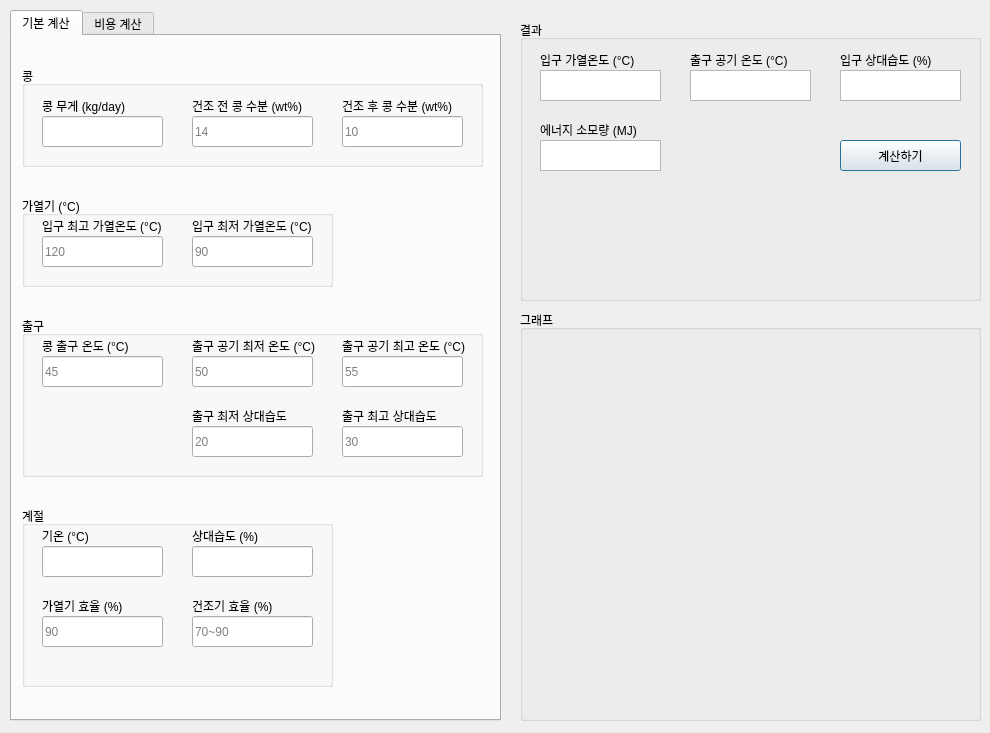
<?xml version="1.0" encoding="UTF-8"?>
<ui version="4.0">
 <class>Dialog</class>
 <widget class="QDialog" name="Dialog">
  <property name="geometry">
   <rect>
    <x>0</x>
    <y>0</y>
    <width>990</width>
    <height>733</height>
   </rect>
  </property>
  <property name="windowTitle">
   <string>Dialog</string>
  </property>
  <widget class="QTabWidget" name="tabWidget">
   <property name="enabled">
    <bool>true</bool>
   </property>
   <property name="geometry">
    <rect>
     <x>10</x>
     <y>10</y>
     <width>491</width>
     <height>711</height>
    </rect>
   </property>
   <property name="currentIndex">
    <number>0</number>
   </property>
   <widget class="QWidget" name="tab">
    <attribute name="title">
     <string>기본 계산</string>
    </attribute>
    <widget class="QGroupBox" name="groupBox">
     <property name="geometry">
      <rect>
       <x>10</x>
       <y>30</y>
       <width>461</width>
       <height>101</height>
      </rect>
     </property>
     <property name="title">
      <string>콩</string>
     </property>
     <widget class="QLabel" name="label">
      <property name="geometry">
       <rect>
        <x>20</x>
        <y>30</y>
        <width>111</width>
        <height>20</height>
       </rect>
      </property>
      <property name="text">
       <string>콩 무게 (kg/day)</string>
      </property>
     </widget>
     <widget class="QLabel" name="label_2">
      <property name="geometry">
       <rect>
        <x>170</x>
        <y>30</y>
        <width>141</width>
        <height>20</height>
       </rect>
      </property>
      <property name="text">
       <string>건조 전 콩 수분 (wt%)</string>
      </property>
     </widget>
     <widget class="QLabel" name="label_3">
      <property name="geometry">
       <rect>
        <x>320</x>
        <y>30</y>
        <width>131</width>
        <height>20</height>
       </rect>
      </property>
      <property name="text">
       <string>건조 후 콩 수분 (wt%)</string>
      </property>
     </widget>
     <widget class="QLineEdit" name="bean_W">
      <property name="geometry">
       <rect>
        <x>20</x>
        <y>50</y>
        <width>121</width>
        <height>31</height>
       </rect>
      </property>
     </widget>
     <widget class="QLineEdit" name="bean_h2oB">
      <property name="geometry">
       <rect>
        <x>170</x>
        <y>50</y>
        <width>121</width>
        <height>31</height>
       </rect>
      </property>
      <property name="placeholderText">
       <string>14</string>
      </property>
     </widget>
     <widget class="QLineEdit" name="bean_h2oA">
      <property name="geometry">
       <rect>
        <x>320</x>
        <y>50</y>
        <width>121</width>
        <height>31</height>
       </rect>
      </property>
      <property name="placeholderText">
       <string>10</string>
      </property>
     </widget>
    </widget>
    <widget class="QGroupBox" name="groupBox_2">
     <property name="geometry">
      <rect>
       <x>10</x>
       <y>160</y>
       <width>311</width>
       <height>91</height>
      </rect>
     </property>
     <property name="title">
      <string>가열기 (°C)</string>
     </property>
     <widget class="QLabel" name="label_4">
      <property name="geometry">
       <rect>
        <x>20</x>
        <y>20</y>
        <width>141</width>
        <height>20</height>
       </rect>
      </property>
      <property name="text">
       <string>입구 최고 가열온도 (°C)</string>
      </property>
     </widget>
     <widget class="QLabel" name="label_5">
      <property name="geometry">
       <rect>
        <x>170</x>
        <y>20</y>
        <width>141</width>
        <height>20</height>
       </rect>
      </property>
      <property name="text">
       <string>입구 최저 가열온도 (°C)</string>
      </property>
     </widget>
     <widget class="QLineEdit" name="heater_Max">
      <property name="geometry">
       <rect>
        <x>20</x>
        <y>40</y>
        <width>121</width>
        <height>31</height>
       </rect>
      </property>
      <property name="text">
       <string/>
      </property>
      <property name="placeholderText">
       <string>120</string>
      </property>
     </widget>
     <widget class="QLineEdit" name="heater_Min">
      <property name="geometry">
       <rect>
        <x>170</x>
        <y>40</y>
        <width>121</width>
        <height>31</height>
       </rect>
      </property>
      <property name="text">
       <string/>
      </property>
      <property name="placeholderText">
       <string>90</string>
      </property>
     </widget>
    </widget>
    <widget class="QGroupBox" name="groupBox_3">
     <property name="geometry">
      <rect>
       <x>10</x>
       <y>280</y>
       <width>461</width>
       <height>161</height>
      </rect>
     </property>
     <property name="title">
      <string>출구</string>
     </property>
     <widget class="QLabel" name="label_6">
      <property name="geometry">
       <rect>
        <x>20</x>
        <y>20</y>
        <width>111</width>
        <height>20</height>
       </rect>
      </property>
      <property name="text">
       <string>콩 출구 온도 (°C)</string>
      </property>
     </widget>
     <widget class="QLabel" name="label_7">
      <property name="geometry">
       <rect>
        <x>170</x>
        <y>20</y>
        <width>141</width>
        <height>20</height>
       </rect>
      </property>
      <property name="text">
       <string>출구 공기 최저 온도 (°C)</string>
      </property>
     </widget>
     <widget class="QLabel" name="label_8">
      <property name="geometry">
       <rect>
        <x>170</x>
        <y>90</y>
        <width>111</width>
        <height>20</height>
       </rect>
      </property>
      <property name="text">
       <string>출구 최저 상대습도</string>
      </property>
     </widget>
     <widget class="QLabel" name="label_9">
      <property name="geometry">
       <rect>
        <x>320</x>
        <y>20</y>
        <width>141</width>
        <height>20</height>
       </rect>
      </property>
      <property name="text">
       <string>출구 공기 최고 온도 (°C)</string>
      </property>
     </widget>
     <widget class="QLabel" name="label_10">
      <property name="geometry">
       <rect>
        <x>320</x>
        <y>90</y>
        <width>111</width>
        <height>20</height>
       </rect>
      </property>
      <property name="text">
       <string>출구 최고 상대습도</string>
      </property>
     </widget>
     <widget class="QLineEdit" name="beanOutT">
      <property name="geometry">
       <rect>
        <x>20</x>
        <y>40</y>
        <width>121</width>
        <height>31</height>
       </rect>
      </property>
      <property name="text">
       <string/>
      </property>
      <property name="placeholderText">
       <string>45</string>
      </property>
     </widget>
     <widget class="QLineEdit" name="objT_min">
      <property name="geometry">
       <rect>
        <x>170</x>
        <y>40</y>
        <width>121</width>
        <height>31</height>
       </rect>
      </property>
      <property name="text">
       <string/>
      </property>
      <property name="placeholderText">
       <string>50</string>
      </property>
     </widget>
     <widget class="QLineEdit" name="objT_max">
      <property name="geometry">
       <rect>
        <x>320</x>
        <y>40</y>
        <width>121</width>
        <height>31</height>
       </rect>
      </property>
      <property name="text">
       <string/>
      </property>
      <property name="placeholderText">
       <string>55</string>
      </property>
     </widget>
     <widget class="QLineEdit" name="objRH_min">
      <property name="geometry">
       <rect>
        <x>170</x>
        <y>110</y>
        <width>121</width>
        <height>31</height>
       </rect>
      </property>
      <property name="text">
       <string/>
      </property>
      <property name="placeholderText">
       <string>20</string>
      </property>
     </widget>
     <widget class="QLineEdit" name="objRH_max">
      <property name="geometry">
       <rect>
        <x>320</x>
        <y>110</y>
        <width>121</width>
        <height>31</height>
       </rect>
      </property>
      <property name="text">
       <string/>
      </property>
      <property name="placeholderText">
       <string>30</string>
      </property>
     </widget>
    </widget>
    <widget class="QGroupBox" name="groupBox_4">
     <property name="geometry">
      <rect>
       <x>10</x>
       <y>470</y>
       <width>311</width>
       <height>181</height>
      </rect>
     </property>
     <property name="title">
      <string>계절</string>
     </property>
     <widget class="QLabel" name="label_11">
      <property name="geometry">
       <rect>
        <x>20</x>
        <y>20</y>
        <width>111</width>
        <height>20</height>
       </rect>
      </property>
      <property name="text">
       <string>기온 (°C)</string>
      </property>
     </widget>
     <widget class="QLabel" name="label_12">
      <property name="geometry">
       <rect>
        <x>170</x>
        <y>20</y>
        <width>111</width>
        <height>20</height>
       </rect>
      </property>
      <property name="text">
       <string>상대습도 (%)</string>
      </property>
     </widget>
     <widget class="QLabel" name="label_13">
      <property name="geometry">
       <rect>
        <x>170</x>
        <y>90</y>
        <width>111</width>
        <height>20</height>
       </rect>
      </property>
      <property name="text">
       <string>건조기 효율 (%)</string>
      </property>
     </widget>
     <widget class="QLabel" name="label_14">
      <property name="geometry">
       <rect>
        <x>20</x>
        <y>90</y>
        <width>111</width>
        <height>20</height>
       </rect>
      </property>
      <property name="text">
       <string>가열기 효율 (%)</string>
      </property>
     </widget>
     <widget class="QLineEdit" name="heaterEff">
      <property name="geometry">
       <rect>
        <x>20</x>
        <y>110</y>
        <width>121</width>
        <height>31</height>
       </rect>
      </property>
      <property name="text">
       <string/>
      </property>
      <property name="placeholderText">
       <string>90</string>
      </property>
     </widget>
     <widget class="QLineEdit" name="dryerEff">
      <property name="geometry">
       <rect>
        <x>170</x>
        <y>110</y>
        <width>121</width>
        <height>31</height>
       </rect>
      </property>
      <property name="text">
       <string/>
      </property>
      <property name="placeholderText">
       <string>70~90</string>
      </property>
     </widget>
     <widget class="QLineEdit" name="seasonRH">
      <property name="geometry">
       <rect>
        <x>170</x>
        <y>40</y>
        <width>121</width>
        <height>31</height>
       </rect>
      </property>
      <property name="text">
       <string/>
      </property>
      <property name="placeholderText">
       <string/>
      </property>
     </widget>
     <widget class="QLineEdit" name="seasonT">
      <property name="geometry">
       <rect>
        <x>20</x>
        <y>40</y>
        <width>121</width>
        <height>31</height>
       </rect>
      </property>
      <property name="text">
       <string/>
      </property>
      <property name="placeholderText">
       <string/>
      </property>
     </widget>
    </widget>
   </widget>
   <widget class="QWidget" name="tab_2">
    <attribute name="title">
     <string>비용 계산</string>
    </attribute>
   </widget>
  </widget>
  <widget class="QGroupBox" name="groupBox_5">
   <property name="geometry">
    <rect>
     <x>520</x>
     <y>20</y>
     <width>461</width>
     <height>281</height>
    </rect>
   </property>
   <property name="title">
    <string>결과</string>
   </property>
   <widget class="QPushButton" name="pushButton">
    <property name="geometry">
     <rect>
      <x>320</x>
      <y>120</y>
      <width>121</width>
      <height>31</height>
     </rect>
    </property>
    <property name="text">
     <string>계산하기</string>
    </property>
   </widget>
   <widget class="QLabel" name="label_15">
    <property name="geometry">
     <rect>
      <x>20</x>
      <y>30</y>
      <width>141</width>
      <height>20</height>
     </rect>
    </property>
    <property name="text">
     <string>입구 가열온도 (°C)</string>
    </property>
   </widget>
   <widget class="QLabel" name="label_16">
    <property name="geometry">
     <rect>
      <x>170</x>
      <y>30</y>
      <width>141</width>
      <height>20</height>
     </rect>
    </property>
    <property name="text">
     <string>출구 공기 온도 (°C)</string>
    </property>
   </widget>
   <widget class="QLabel" name="label_17">
    <property name="geometry">
     <rect>
      <x>320</x>
      <y>30</y>
      <width>141</width>
      <height>20</height>
     </rect>
    </property>
    <property name="text">
     <string>입구 상대습도 (%)</string>
    </property>
   </widget>
   <widget class="QLabel" name="label_18">
    <property name="geometry">
     <rect>
      <x>20</x>
      <y>100</y>
      <width>141</width>
      <height>20</height>
     </rect>
    </property>
    <property name="text">
     <string>에너지 소모량 (MJ)</string>
    </property>
   </widget>
   <widget class="QTextBrowser" name="heaterT">
    <property name="geometry">
     <rect>
      <x>20</x>
      <y>50</y>
      <width>121</width>
      <height>31</height>
     </rect>
    </property>
   </widget>
   <widget class="QTextBrowser" name="OutTemp">
    <property name="geometry">
     <rect>
      <x>170</x>
      <y>50</y>
      <width>121</width>
      <height>31</height>
     </rect>
    </property>
   </widget>
   <widget class="QTextBrowser" name="OutRH">
    <property name="geometry">
     <rect>
      <x>320</x>
      <y>50</y>
      <width>121</width>
      <height>31</height>
     </rect>
    </property>
   </widget>
   <widget class="QTextBrowser" name="Q">
    <property name="geometry">
     <rect>
      <x>20</x>
      <y>120</y>
      <width>121</width>
      <height>31</height>
     </rect>
    </property>
   </widget>
  </widget>
  <widget class="QGroupBox" name="groupBox_6">
   <property name="geometry">
    <rect>
     <x>520</x>
     <y>310</y>
     <width>461</width>
     <height>411</height>
    </rect>
   </property>
   <property name="title">
    <string>그래프</string>
   </property>
  </widget>
 </widget>
 <resources/>
 <connections>
  <connection>
   <sender>pushButton</sender>
   <signal>clicked()</signal>
   <receiver>Dialog</receiver>
   <slot>calcstart()</slot>
   <hints>
    <hint type="sourcelabel">
     <x>890</x>
     <y>158</y>
    </hint>
    <hint type="destinationlabel">
     <x>1037</x>
     <y>165</y>
    </hint>
   </hints>
  </connection>
 </connections>
 <slots>
  <slot>calcstart()</slot>
 </slots>
</ui>
